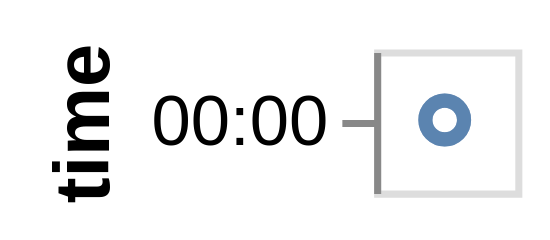

This figure's Vega-Lite source:
### Vega specification from a JSON file in a GitHub repository (floating-point values rounded to 4 significant figures)
{"$schema": "https://vega.github.io/schema/vega/v6.json", "description": "Parsing a date in utc and outputting utc.", "background": "white", "padding": 5, "width": 20, "style": "cell", "data": [{"name": "source_0", "values": [{"date": "2011-10-10"}, {"date": "2011-10-12"}]}, {"name": "data_0", "source": "source_0", "transform": [{"type": "formula", "expr": "toDate(datum[\"date\"])", "as": "date"}, {"field": "date", "type": "timeunit", "units": ["hours"], "timezone": "utc", "as": ["utchours_date", "utchours_date_end"]}]}], "signals": [{"name": "y_step", "value": 20}, {"name": "height", "update": "bandspace(domain('y').length, 1, 0.5) * y_step"}], "marks": [{"name": "marks", "type": "symbol", "style": ["point"], "from": {"data": "data_0"}, "encode": {"update": {"opacity": {"value": 0.7}, "fill": {"value": "transparent"}, "stroke": {"value": "#4c78a8"}, "ariaRoleDescription": {"value": "point"}, "description": {"signal": "\"time: \" + (utcFormat(datum[\"utchours_date\"], timeUnitSpecifier([\"hours\"], {\"year-month\":\"%b %Y \",\"year-month-date\":\"%b %d, %Y \"})))"}, "x": {"signal": "width", "mult": 0.5}, "y": {"scale": "y", "field": "utchours_date"}}}}], "scales": [{"name": "y", "type": "point", "domain": {"data": "data_0", "field": "utchours_date", "sort": true}, "range": {"step": {"signal": "y_step"}}, "padding": 0.5}], "axes": [{"scale": "y", "orient": "left", "grid": false, "title": "time", "format": {"signal": "timeUnitSpecifier([\"hours\"], {\"year-month\":\"%b %Y \",\"year-month-date\":\"%b %d, %Y \"})"}, "formatType": "utc", "labelOverlap": true, "tickMinStep": {"signal": "datetime(2001, 0, 1, 1, 0, 0, 0) - datetime(2001, 0, 1, 0, 0, 0, 0)"}, "zindex": 0}]}
